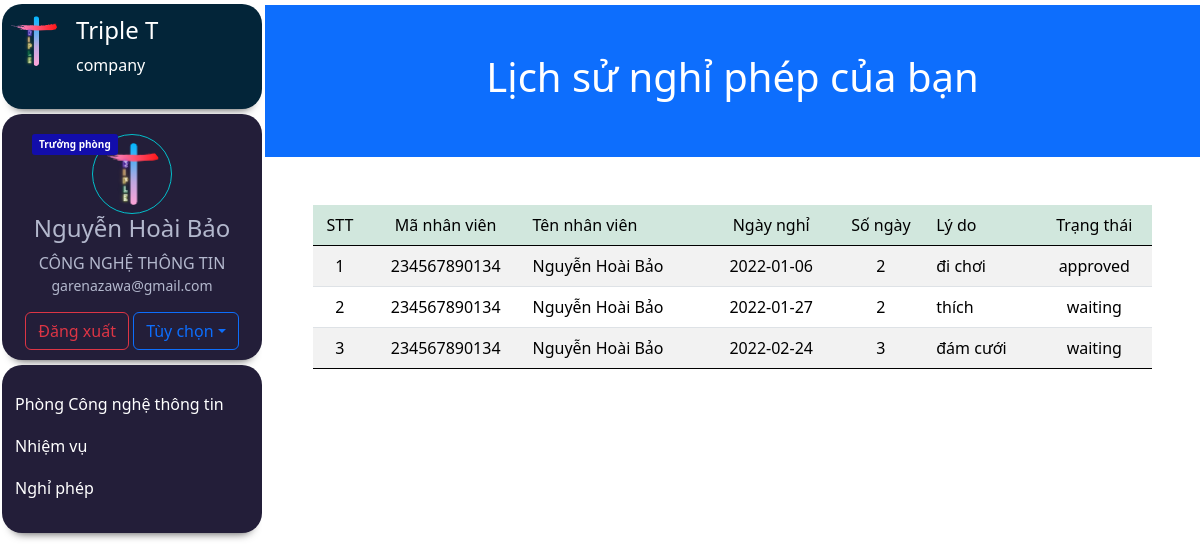
The page /dist/lichsunghiphep.php (signed in) on the database its author committed.
### tables this page shows
CREATE TABLE `nhanvien` (
  `stt` int(11) NOT NULL,
  `avatar` varchar(128) DEFAULT NULL,
  `chucvu` varchar(128) DEFAULT NULL,
  `phongban` varchar(128) DEFAULT NULL,
  `lastname` varchar(128) DEFAULT NULL,
  `firstname` varchar(128) DEFAULT NULL,
  `ngaysinh` date DEFAULT NULL,
  `gender` varchar(128) DEFAULT NULL,
  `cccd` varchar(128) NOT NULL,
  `ngaycap` date DEFAULT NULL,
  `noicap` varchar(128) DEFAULT NULL,
  `quoctich` varchar(128) DEFAULT NULL,
  `dantoc` varchar(128) DEFAULT NULL,
  `tongiao` varchar(128) DEFAULT NULL,
  `noisinh` varchar(128) DEFAULT NULL,
  `thuongtru` varchar(128) DEFAULT NULL,
  `sdt` bigint(20) DEFAULT NULL,
  `sdtkc` bigint(20) DEFAULT NULL,
  `quanhe` varchar(128) DEFAULT NULL,
  `email` varchar(128) DEFAULT NULL,
  `duoiemail` varchar(128) DEFAULT NULL,
  `stk` bigint(20) DEFAULT NULL,
  `nganhang` varchar(128) DEFAULT NULL
);

CREATE TABLE `xinnghiphep` (
  `madonxnp` int(11) NOT NULL,
  `cccd` varchar(128) NOT NULL,
  `ten` varchar(128) NOT NULL,
  `ngaynghi` date NOT NULL,
  `songay` int(11) NOT NULL,
  `lydo` varchar(128) NOT NULL,
  `trangthai` varchar(128) NOT NULL DEFAULT 'waiting',
  `machucvu` int(11) NOT NULL,
  `phongban` varchar(128) NOT NULL,
  `tongngayduocnghi` int(11) NOT NULL
);

### www/dist/lichsunghiphep.php (the view, shortened to what this page needs)
<?php
  $user = $_SESSION['user'];
  $conn = new mysqli('mysql-server', 'root', 'root', 'quantrivien');
  $sql = "SELECT * FROM xinnghiphep WHERE cccd = '$user' ";
  $result1 = $conn->query($sql);
?>
<!doctype html>
<html lang="en">
  <head>
    <link href="https://cdn.jsdelivr.net/npm/bootstrap@5.0.2/dist/css/bootstrap.min.css" rel="stylesheet"
>
    <link href="../assets/dist/css/bootstrap.min.css" rel="stylesheet">
        <link rel="stylesheet" href="../style.css">
    </head>
<body>
<?php
    include 'sidebar.php';
    ?>
<div class="main">
  <div class ="lichsunghiphep">
  <div class="p-5 bg-primary text-white text-center">
    <h1>Lịch sử nghỉ phép của bạn</h1>
  </div>
  <div class="d-grid ">
  <div class="container-fuild p-5 ">
    <div class="table-responsive">
      <table class="table table-hover table-striped rounded-3">
        <thead class="table-success">
          <tr>
            <td class ="text-center">STT</td>
            <td class ="text-center">Mã nhân viên</td>
            <td>Tên nhân viên</td>
            <td class ="text-center">Ngày nghỉ</td>
            <td class ="text-center">Số ngày</td>
            <td>Lý do</td>
            <td class ="text-center">Trạng thái</td>
          </tr>
        </thead>
        <tbody>
        <?php
            $count1=0;
            if ($result1->num_rows > 0) {
            while($row = $result1->fetch_assoc()) {
                $count1=$count1+1;
                $xinnghiphep2 = $row['cccd'];
                $xinnghiphep3 = $row['ten'];
                $xinnghiphep4 =  $row['ngaynghi'];
                $xinnghiphep5 = $row['songay'];
                $xinnghiphep6 = $row['lydo'];
                $xinnghiphep7 = $row['trangthai'];
        ?>
                            <tr class="item">
                                <td class ="text-center"><?=$count1?></td>
                                <td class ="text-center"><?=$xinnghiphep2?></td>
                                <td ><?=$xinnghiphep3?></td>
                                <td class ="text-center"><?=$xinnghiphep4?></td>
                                <td class ="text-center"><?=$xinnghiphep5?></td>
                                <td><?=$xinnghiphep6?></td>
                                <td class ="text-center"><?=$xinnghiphep7?></td>
                            </tr>
                          <?php
                          }
                        } else {
                        }
                      ?>
                    </tbody>
                </table>
        </div>
</div>
</div>
  </body>
</html>

### www/dist/sidebar.php (shortened to what this page needs)
<?php
  $user = $_SESSION['user'];
  $permission = $_SESSION['permission'];
  $conn = new mysqli('mysql-server', 'root', 'root', 'quantrivien');
  $sql = "SELECT * FROM nhanvien WHERE cccd='$user'";
  $result =$conn -> query($sql);
  $data = $result->fetch_array();
  $email = $data['email'].$data['duoiemail'];
  ?>
<div class ="home">
    <div class="flex-shrink-0 sidenav">
        <div class="logobrandcard">
            <div class="d-flex flex-row logothuonghieu">
                <div class="p-2"><a href="home.php"><img src="../images/logo.svg" width="50" /></a></div>
                <div class="p-2">
                    <h4>Triple T</h4>
                    <p>company</p>
                </div>
            </div>
        </div>
        <div class="profilecard">
            <span class="chucvu" chucvu="<?=$data['chucvu']?>"><?=$data['chucvu']?></span>
            <img class="round" src="../images/logo.png" height ="80" alt="user" />
            <h4 class="ten"><?=$_SESSION['name'] ?></h4>
            <h7 class ="phongban"><?=$data['phongban']?></h7>
            <p class ="email"><?=$email?></p>
            <a class="btn btn-outline-danger" href="logout.php">Đăng xuất</a>
            <button class="btn btn-outline-primary dropdown-toggle " data-bs-toggle="dropdown">Tùy chọn</button>
        </div>
        <div class="selectlist flex-fluid">
            <ul class="list-unstyled ps-0">
                <?php
                if ($permission != '2') {       ?>
                <li class="mb-1 hidephongban" permission="<?=$_SESSION['permission'] ?>">
                    <button class="btn title1 align-items-center rounded collapsed" data-bs-toggle="collapse" data-bs-target="#phongban-collapse" aria-expanded="false">
                    Phòng <?=$data['phongban']?>
                    </button>
                </li>
                <?php
                }
                ?>
                <li class="mb-1 hidenhiemvu" permission="<?=$_SESSION['permission'] ?>">
                    <button class="btn title1 align-items-center rounded collapsed" data-bs-toggle="collapse" data-bs-target="#orders-collapse" aria-expanded="false">
                    Nhiệm vụ
                    </button>
                </li>
                <li class="mb-1" >
                    <button class="btn title1 align-items-center rounded collapsed" data-bs-toggle="collapse" data-bs-target="#tinhnang-collapse" aria-expanded="false">
                    Nghỉ phép
                    </button>
                </li>
            </ul>
        </div>
    </div>
</div>

### www/style.css (style rules this page uses)
.sidenav { height: 100%; width: 260px; position: fixed; z-index: 1; top: 0; left: 2px; background-color: none; overflow-x: hidden; }
.sidenav .phongban { margin: 5px 0; text-transform: uppercase; }
.sidenav .email { font-size: 14px; line-height: 21px; }
.sidenav .logobrandcard { background-color: #032539; border-radius: 20px; box-shadow: 0px 10px 10px -10px rgba(0,0,0,0.75); color: #ffffff; padding-top: 4px; position: relative; max-width: 100%; text-align: left; margin-top: 4px; height: 105px; }
.sidenav .profilecard { background-color: #231E39; border-radius: 20px; box-shadow: 0px 10px 10px -10px rgba(0,0,0,0.75); color: #B3B8CD; padding-top: 20px; padding-bottom: 10px; position: relative; width: 350px; max-width: 100%; text-align: center; margin-top: 5px; }
.sidenav .profilecard .chucvu[chucvu="Trưởng phòng"] { color: #ffffff; background-color: #120dab; border-radius: 3px; font-size: 10px; font-weight: bold; padding: 3px 7px; position: absolute; top: 20px; left: 30px; }
.sidenav .profilecard .round { border: 1px solid #03BFCB; border-radius: 50%; padding: 8px; }
.sidenav .selectlist { background-color: #231E39; border-radius: 20px; box-shadow: 0px 10px 10px -10px rgba(0,0,0,0.75); color: #B3B8CD; padding-top: 20px; padding-bottom: 10px; position: relative; width: 350px; max-width: 100%; text-align: left; margin-top: 5px; }
.sidenav .rounded { color: rgb(255, 255, 255); }
.main { margin-left: 265px; margin-top: 5px; }

### rows shown on the page
nhanvien: chucvu "Trưởng phòng", phongban "CÔNG NGHỆ THÔNG TIN", email "garenazawa@gmail.com", phongban "Công nghệ thông tin"
xinnghiphep: cccd "234567890134", ten "Nguyễn Hoài Bảo", ngaynghi "2022-01-06", songay "2", lydo "đi chơi", trangthai "approved"
xinnghiphep: cccd "234567890134", ten "Nguyễn Hoài Bảo", ngaynghi "2022-01-27", songay "2", lydo "thích", trangthai "waiting"
xinnghiphep: cccd "234567890134", ten "Nguyễn Hoài Bảo", ngaynghi "2022-02-24", songay "3", lydo "đám cưới", trangthai "waiting"

### other values the page prints
$_SESSION['name'] "Nguyễn Hoài Bảo"
